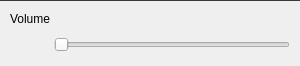
<?xml version="1.0" encoding="UTF-8"?>
<ui version="4.0">
 <class>VolumeSettingPage</class>
 <widget class="QWidget" name="VolumeSettingPage">
  <property name="windowModality">
   <enum>Qt::NonModal</enum>
  </property>
  <property name="geometry">
   <rect>
    <x>0</x>
    <y>0</y>
    <width>300</width>
    <height>66</height>
   </rect>
  </property>
  <property name="sizePolicy">
   <sizepolicy hsizetype="Fixed" vsizetype="Fixed">
    <horstretch>0</horstretch>
    <verstretch>0</verstretch>
   </sizepolicy>
  </property>
  <property name="minimumSize">
   <size>
    <width>300</width>
    <height>66</height>
   </size>
  </property>
  <property name="maximumSize">
   <size>
    <width>300</width>
    <height>66</height>
   </size>
  </property>
  <property name="windowTitle">
   <string>VolumeSettingPage</string>
  </property>
  <property name="styleSheet">
   <string notr="true"/>
  </property>
  <layout class="QVBoxLayout" name="verticalLayout">
   <property name="spacing">
    <number>0</number>
   </property>
   <property name="leftMargin">
    <number>0</number>
   </property>
   <property name="topMargin">
    <number>0</number>
   </property>
   <property name="rightMargin">
    <number>0</number>
   </property>
   <property name="bottomMargin">
    <number>0</number>
   </property>
   <item>
    <widget class="Line" name="line">
     <property name="sizePolicy">
      <sizepolicy hsizetype="Expanding" vsizetype="Fixed">
       <horstretch>0</horstretch>
       <verstretch>0</verstretch>
      </sizepolicy>
     </property>
     <property name="minimumSize">
      <size>
       <width>0</width>
       <height>1</height>
      </size>
     </property>
     <property name="maximumSize">
      <size>
       <width>16777215</width>
       <height>1</height>
      </size>
     </property>
     <property name="styleSheet">
      <string notr="true">border:1px solid #393939;</string>
     </property>
     <property name="orientation">
      <enum>Qt::Horizontal</enum>
     </property>
    </widget>
   </item>
   <item>
    <layout class="QHBoxLayout" name="horizontalLayout">
     <property name="spacing">
      <number>0</number>
     </property>
     <property name="leftMargin">
      <number>10</number>
     </property>
     <property name="topMargin">
      <number>10</number>
     </property>
     <property name="rightMargin">
      <number>10</number>
     </property>
     <item>
      <widget class="QLabel" name="volumeName">
       <property name="text">
        <string>Volume</string>
       </property>
      </widget>
     </item>
     <item>
      <widget class="QLabel" name="volume">
       <property name="text">
        <string/>
       </property>
       <property name="alignment">
        <set>Qt::AlignRight|Qt::AlignTrailing|Qt::AlignVCenter</set>
       </property>
      </widget>
     </item>
    </layout>
   </item>
   <item>
    <layout class="QHBoxLayout" name="horizontalLayout_2">
     <property name="spacing">
      <number>4</number>
     </property>
     <property name="leftMargin">
      <number>10</number>
     </property>
     <property name="topMargin">
      <number>8</number>
     </property>
     <property name="rightMargin">
      <number>10</number>
     </property>
     <property name="bottomMargin">
      <number>10</number>
     </property>
     <item>
      <widget class="QPushButton" name="muteButton">
       <property name="sizePolicy">
        <sizepolicy hsizetype="Preferred" vsizetype="Preferred">
         <horstretch>0</horstretch>
         <verstretch>0</verstretch>
        </sizepolicy>
       </property>
       <property name="maximumSize">
        <size>
         <width>16777215</width>
         <height>16777215</height>
        </size>
       </property>
       <property name="text">
        <string/>
       </property>
       <property name="flat">
        <bool>true</bool>
       </property>
      </widget>
     </item>
     <item>
      <widget class="VolumeSlider" name="volumeSetting">
       <property name="sizePolicy">
        <sizepolicy hsizetype="Expanding" vsizetype="Fixed">
         <horstretch>0</horstretch>
         <verstretch>0</verstretch>
        </sizepolicy>
       </property>
       <property name="focusPolicy">
        <enum>Qt::NoFocus</enum>
       </property>
       <property name="orientation">
        <enum>Qt::Horizontal</enum>
       </property>
      </widget>
     </item>
    </layout>
   </item>
  </layout>
 </widget>
 <customwidgets>
  <customwidget>
   <class>VolumeSlider</class>
   <extends>QSlider</extends>
   <header location="global">common/volume-slider.h</header>
  </customwidget>
 </customwidgets>
 <resources/>
 <connections/>
</ui>
